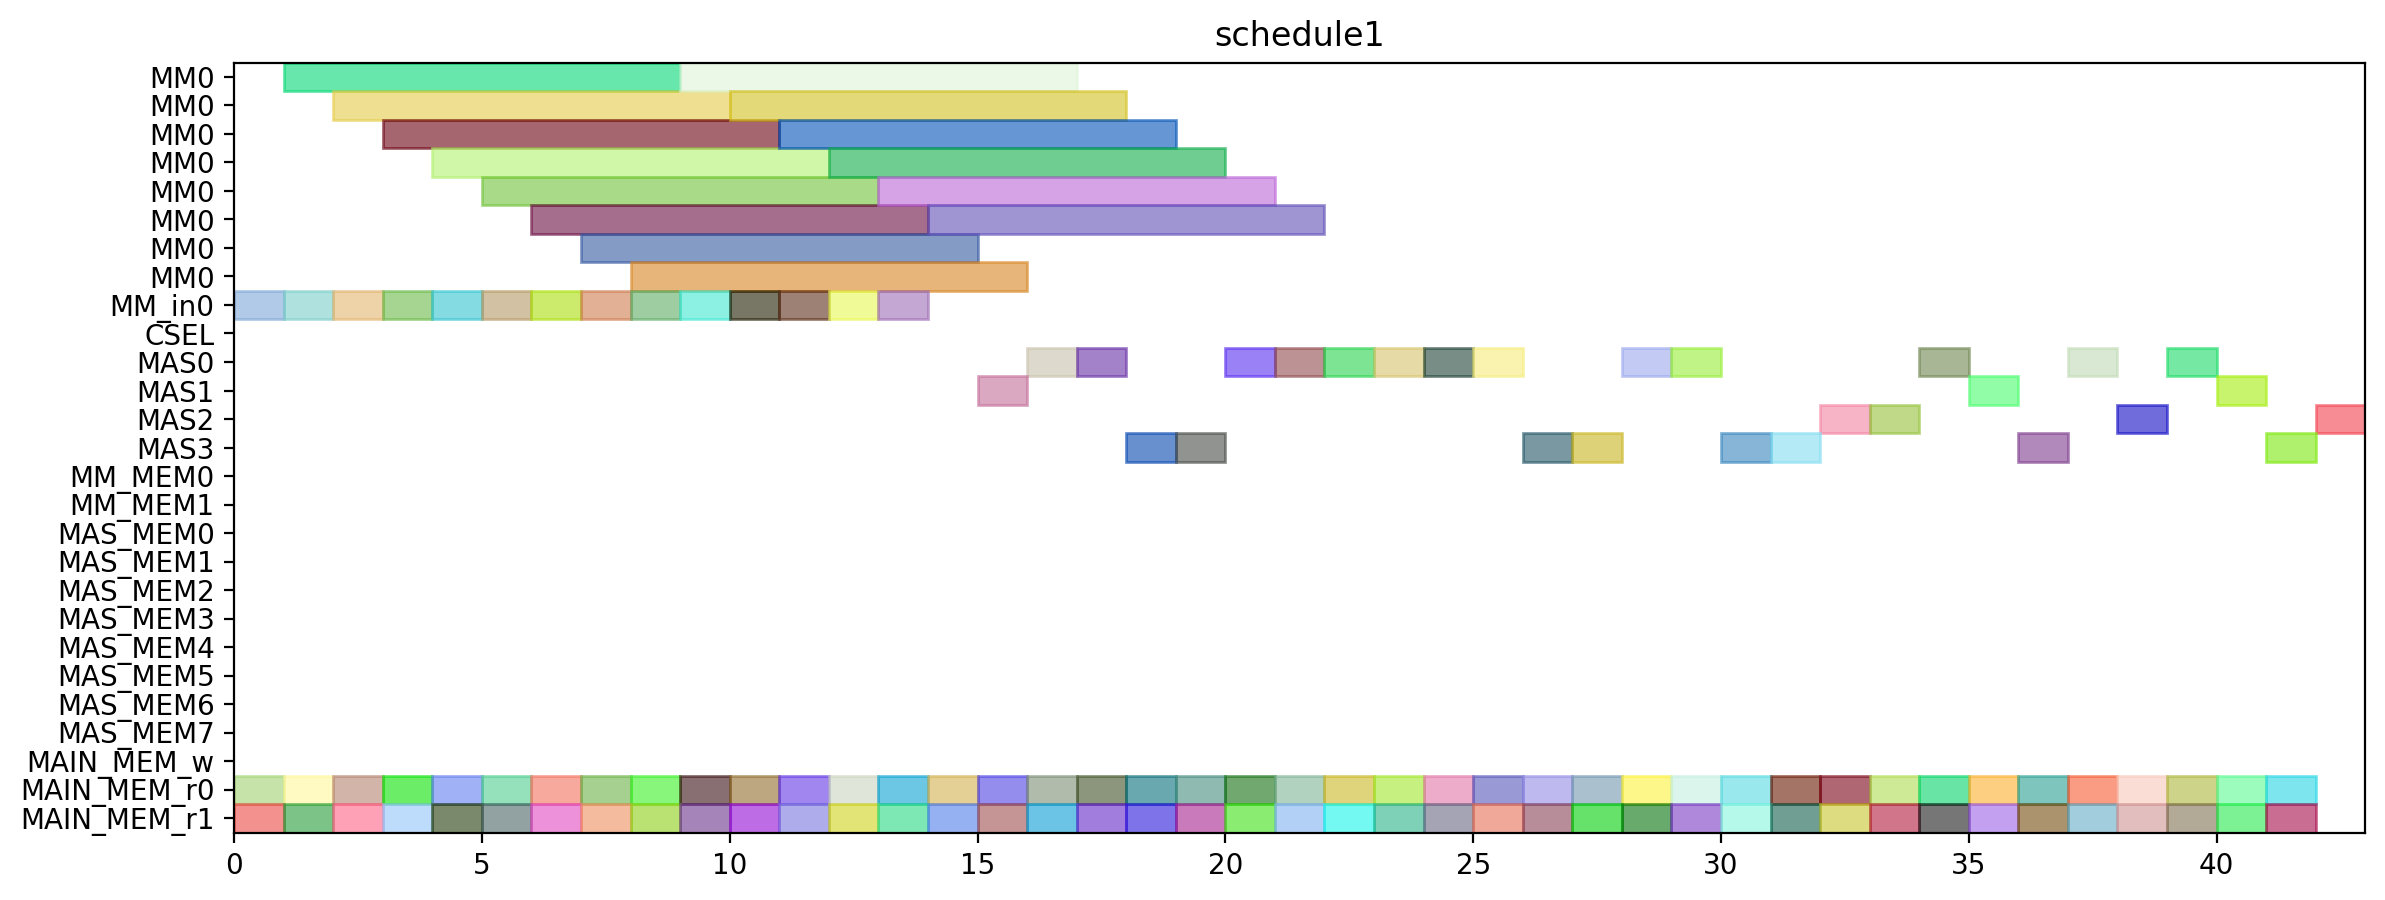

The script that drew this image:
from pyschedule import Scenario, solvers, plotters, alt


def solve():
	horizon = 151
	S = Scenario("schedule1", horizon=horizon)

	# resource
	MM = S.Resources('MM', num=1, size=8)
	MM_in = S.Resources('MM_in', num=1)
	CSEL = S.Resource('CSEL')
	MAS = S.Resources('MAS', num=4, size=1, periods=range(1, horizon))
	MM_MEM = S.Resources('MM_MEM', num=2)
	MAS_MEM = S.Resources('MAS_MEM', num=8)
	MAIN_MEM_w = S.Resource('MAIN_MEM_w', size=1)
	MAIN_MEM_r = S.Resources('MAIN_MEM_r', num=2)

	# result of previous scheduling
	t4_t8_t1_in = S.Task('t4_t8_t1_in', length=1, delay_cost=1)
	S += t4_t8_t1_in >= 0
	t4_t8_t1_in += MM_in[0]

	t4_t8_t1_mem0 = S.Task('t4_t8_t1_mem0', length=1, delay_cost=1)
	S += t4_t8_t1_mem0 >= 0
	t4_t8_t1_mem0 += MAIN_MEM_r[0]

	t4_t8_t1_mem1 = S.Task('t4_t8_t1_mem1', length=1, delay_cost=1)
	S += t4_t8_t1_mem1 >= 0
	t4_t8_t1_mem1 += MAIN_MEM_r[1]

	t4_t1_t1_in = S.Task('t4_t1_t1_in', length=1, delay_cost=1)
	S += t4_t1_t1_in >= 1
	t4_t1_t1_in += MM_in[0]

	t4_t1_t1_mem0 = S.Task('t4_t1_t1_mem0', length=1, delay_cost=1)
	S += t4_t1_t1_mem0 >= 1
	t4_t1_t1_mem0 += MAIN_MEM_r[0]

	t4_t1_t1_mem1 = S.Task('t4_t1_t1_mem1', length=1, delay_cost=1)
	S += t4_t1_t1_mem1 >= 1
	t4_t1_t1_mem1 += MAIN_MEM_r[1]

	t4_t8_t1 = S.Task('t4_t8_t1', length=8, delay_cost=1)
	S += t4_t8_t1 >= 1
	t4_t8_t1 += MM[0]

	t4_t1_t0_in = S.Task('t4_t1_t0_in', length=1, delay_cost=1)
	S += t4_t1_t0_in >= 2
	t4_t1_t0_in += MM_in[0]

	t4_t1_t0_mem0 = S.Task('t4_t1_t0_mem0', length=1, delay_cost=1)
	S += t4_t1_t0_mem0 >= 2
	t4_t1_t0_mem0 += MAIN_MEM_r[0]

	t4_t1_t0_mem1 = S.Task('t4_t1_t0_mem1', length=1, delay_cost=1)
	S += t4_t1_t0_mem1 >= 2
	t4_t1_t0_mem1 += MAIN_MEM_r[1]

	t4_t1_t1 = S.Task('t4_t1_t1', length=8, delay_cost=1)
	S += t4_t1_t1 >= 2
	t4_t1_t1 += MM[0]

	t4_t1_t0 = S.Task('t4_t1_t0', length=8, delay_cost=1)
	S += t4_t1_t0 >= 3
	t4_t1_t0 += MM[0]

	t4_t8_t0_in = S.Task('t4_t8_t0_in', length=1, delay_cost=1)
	S += t4_t8_t0_in >= 3
	t4_t8_t0_in += MM_in[0]

	t4_t8_t0_mem0 = S.Task('t4_t8_t0_mem0', length=1, delay_cost=1)
	S += t4_t8_t0_mem0 >= 3
	t4_t8_t0_mem0 += MAIN_MEM_r[0]

	t4_t8_t0_mem1 = S.Task('t4_t8_t0_mem1', length=1, delay_cost=1)
	S += t4_t8_t0_mem1 >= 3
	t4_t8_t0_mem1 += MAIN_MEM_r[1]

	t2_t1_in = S.Task('t2_t1_in', length=1, delay_cost=1)
	S += t2_t1_in >= 4
	t2_t1_in += MM_in[0]

	t2_t1_mem0 = S.Task('t2_t1_mem0', length=1, delay_cost=1)
	S += t2_t1_mem0 >= 4
	t2_t1_mem0 += MAIN_MEM_r[0]

	t2_t1_mem1 = S.Task('t2_t1_mem1', length=1, delay_cost=1)
	S += t2_t1_mem1 >= 4
	t2_t1_mem1 += MAIN_MEM_r[1]

	t4_t8_t0 = S.Task('t4_t8_t0', length=8, delay_cost=1)
	S += t4_t8_t0 >= 4
	t4_t8_t0 += MM[0]

	t2_t0_in = S.Task('t2_t0_in', length=1, delay_cost=1)
	S += t2_t0_in >= 5
	t2_t0_in += MM_in[0]

	t2_t0_mem0 = S.Task('t2_t0_mem0', length=1, delay_cost=1)
	S += t2_t0_mem0 >= 5
	t2_t0_mem0 += MAIN_MEM_r[0]

	t2_t0_mem1 = S.Task('t2_t0_mem1', length=1, delay_cost=1)
	S += t2_t0_mem1 >= 5
	t2_t0_mem1 += MAIN_MEM_r[1]

	t2_t1 = S.Task('t2_t1', length=8, delay_cost=1)
	S += t2_t1 >= 5
	t2_t1 += MM[0]

	t1_t0_in = S.Task('t1_t0_in', length=1, delay_cost=1)
	S += t1_t0_in >= 6
	t1_t0_in += MM_in[0]

	t1_t0_mem0 = S.Task('t1_t0_mem0', length=1, delay_cost=1)
	S += t1_t0_mem0 >= 6
	t1_t0_mem0 += MAIN_MEM_r[0]

	t1_t0_mem1 = S.Task('t1_t0_mem1', length=1, delay_cost=1)
	S += t1_t0_mem1 >= 6
	t1_t0_mem1 += MAIN_MEM_r[1]

	t2_t0 = S.Task('t2_t0', length=8, delay_cost=1)
	S += t2_t0 >= 6
	t2_t0 += MM[0]

	t1_t0 = S.Task('t1_t0', length=8, delay_cost=1)
	S += t1_t0 >= 7
	t1_t0 += MM[0]

	t4_t2_t0_in = S.Task('t4_t2_t0_in', length=1, delay_cost=1)
	S += t4_t2_t0_in >= 7
	t4_t2_t0_in += MM_in[0]

	t4_t2_t0_mem0 = S.Task('t4_t2_t0_mem0', length=1, delay_cost=1)
	S += t4_t2_t0_mem0 >= 7
	t4_t2_t0_mem0 += MAIN_MEM_r[0]

	t4_t2_t0_mem1 = S.Task('t4_t2_t0_mem1', length=1, delay_cost=1)
	S += t4_t2_t0_mem1 >= 7
	t4_t2_t0_mem1 += MAIN_MEM_r[1]

	t0_t1_in = S.Task('t0_t1_in', length=1, delay_cost=1)
	S += t0_t1_in >= 8
	t0_t1_in += MM_in[0]

	t0_t1_mem0 = S.Task('t0_t1_mem0', length=1, delay_cost=1)
	S += t0_t1_mem0 >= 8
	t0_t1_mem0 += MAIN_MEM_r[0]

	t0_t1_mem1 = S.Task('t0_t1_mem1', length=1, delay_cost=1)
	S += t0_t1_mem1 >= 8
	t0_t1_mem1 += MAIN_MEM_r[1]

	t4_t2_t0 = S.Task('t4_t2_t0', length=8, delay_cost=1)
	S += t4_t2_t0 >= 8
	t4_t2_t0 += MM[0]

	t0_t1 = S.Task('t0_t1', length=8, delay_cost=1)
	S += t0_t1 >= 9
	t0_t1 += MM[0]

	t4_t2_t1_in = S.Task('t4_t2_t1_in', length=1, delay_cost=1)
	S += t4_t2_t1_in >= 9
	t4_t2_t1_in += MM_in[0]

	t4_t2_t1_mem0 = S.Task('t4_t2_t1_mem0', length=1, delay_cost=1)
	S += t4_t2_t1_mem0 >= 9
	t4_t2_t1_mem0 += MAIN_MEM_r[0]

	t4_t2_t1_mem1 = S.Task('t4_t2_t1_mem1', length=1, delay_cost=1)
	S += t4_t2_t1_mem1 >= 9
	t4_t2_t1_mem1 += MAIN_MEM_r[1]

	t4_t0_t1_in = S.Task('t4_t0_t1_in', length=1, delay_cost=1)
	S += t4_t0_t1_in >= 10
	t4_t0_t1_in += MM_in[0]

	t4_t0_t1_mem0 = S.Task('t4_t0_t1_mem0', length=1, delay_cost=1)
	S += t4_t0_t1_mem0 >= 10
	t4_t0_t1_mem0 += MAIN_MEM_r[0]

	t4_t0_t1_mem1 = S.Task('t4_t0_t1_mem1', length=1, delay_cost=1)
	S += t4_t0_t1_mem1 >= 10
	t4_t0_t1_mem1 += MAIN_MEM_r[1]

	t4_t2_t1 = S.Task('t4_t2_t1', length=8, delay_cost=1)
	S += t4_t2_t1 >= 10
	t4_t2_t1 += MM[0]

	t4_t0_t0_in = S.Task('t4_t0_t0_in', length=1, delay_cost=1)
	S += t4_t0_t0_in >= 11
	t4_t0_t0_in += MM_in[0]

	t4_t0_t0_mem0 = S.Task('t4_t0_t0_mem0', length=1, delay_cost=1)
	S += t4_t0_t0_mem0 >= 11
	t4_t0_t0_mem0 += MAIN_MEM_r[0]

	t4_t0_t0_mem1 = S.Task('t4_t0_t0_mem1', length=1, delay_cost=1)
	S += t4_t0_t0_mem1 >= 11
	t4_t0_t0_mem1 += MAIN_MEM_r[1]

	t4_t0_t1 = S.Task('t4_t0_t1', length=8, delay_cost=1)
	S += t4_t0_t1 >= 11
	t4_t0_t1 += MM[0]

	t1_t1_in = S.Task('t1_t1_in', length=1, delay_cost=1)
	S += t1_t1_in >= 12
	t1_t1_in += MM_in[0]

	t1_t1_mem0 = S.Task('t1_t1_mem0', length=1, delay_cost=1)
	S += t1_t1_mem0 >= 12
	t1_t1_mem0 += MAIN_MEM_r[0]

	t1_t1_mem1 = S.Task('t1_t1_mem1', length=1, delay_cost=1)
	S += t1_t1_mem1 >= 12
	t1_t1_mem1 += MAIN_MEM_r[1]

	t4_t0_t0 = S.Task('t4_t0_t0', length=8, delay_cost=1)
	S += t4_t0_t0 >= 12
	t4_t0_t0 += MM[0]

	t0_t0_in = S.Task('t0_t0_in', length=1, delay_cost=1)
	S += t0_t0_in >= 13
	t0_t0_in += MM_in[0]

	t0_t0_mem0 = S.Task('t0_t0_mem0', length=1, delay_cost=1)
	S += t0_t0_mem0 >= 13
	t0_t0_mem0 += MAIN_MEM_r[0]

	t0_t0_mem1 = S.Task('t0_t0_mem1', length=1, delay_cost=1)
	S += t0_t0_mem1 >= 13
	t0_t0_mem1 += MAIN_MEM_r[1]

	t1_t1 = S.Task('t1_t1', length=8, delay_cost=1)
	S += t1_t1 >= 13
	t1_t1 += MM[0]

	t0_t0 = S.Task('t0_t0', length=8, delay_cost=1)
	S += t0_t0 >= 14
	t0_t0 += MM[0]

	t1_t2_mem0 = S.Task('t1_t2_mem0', length=1, delay_cost=1)
	S += t1_t2_mem0 >= 14
	t1_t2_mem0 += MAIN_MEM_r[0]

	t1_t2_mem1 = S.Task('t1_t2_mem1', length=1, delay_cost=1)
	S += t1_t2_mem1 >= 14
	t1_t2_mem1 += MAIN_MEM_r[1]

	t1_t2 = S.Task('t1_t2', length=1, delay_cost=1)
	S += t1_t2 >= 15
	t1_t2 += MAS[1]

	t4_t51_mem0 = S.Task('t4_t51_mem0', length=1, delay_cost=1)
	S += t4_t51_mem0 >= 15
	t4_t51_mem0 += MAIN_MEM_r[0]

	t4_t51_mem1 = S.Task('t4_t51_mem1', length=1, delay_cost=1)
	S += t4_t51_mem1 >= 15
	t4_t51_mem1 += MAIN_MEM_r[1]

	t4_t0_t2_mem0 = S.Task('t4_t0_t2_mem0', length=1, delay_cost=1)
	S += t4_t0_t2_mem0 >= 16
	t4_t0_t2_mem0 += MAIN_MEM_r[0]

	t4_t0_t2_mem1 = S.Task('t4_t0_t2_mem1', length=1, delay_cost=1)
	S += t4_t0_t2_mem1 >= 16
	t4_t0_t2_mem1 += MAIN_MEM_r[1]

	t4_t51 = S.Task('t4_t51', length=1, delay_cost=1)
	S += t4_t51 >= 16
	t4_t51 += MAS[0]

	t0_t2_mem0 = S.Task('t0_t2_mem0', length=1, delay_cost=1)
	S += t0_t2_mem0 >= 17
	t0_t2_mem0 += MAIN_MEM_r[0]

	t0_t2_mem1 = S.Task('t0_t2_mem1', length=1, delay_cost=1)
	S += t0_t2_mem1 >= 17
	t0_t2_mem1 += MAIN_MEM_r[1]

	t4_t0_t2 = S.Task('t4_t0_t2', length=1, delay_cost=1)
	S += t4_t0_t2 >= 17
	t4_t0_t2 += MAS[0]

	t0_t2 = S.Task('t0_t2', length=1, delay_cost=1)
	S += t0_t2 >= 18
	t0_t2 += MAS[3]

	t2_t3_mem0 = S.Task('t2_t3_mem0', length=1, delay_cost=1)
	S += t2_t3_mem0 >= 18
	t2_t3_mem0 += MAIN_MEM_r[0]

	t2_t3_mem1 = S.Task('t2_t3_mem1', length=1, delay_cost=1)
	S += t2_t3_mem1 >= 18
	t2_t3_mem1 += MAIN_MEM_r[1]

	t0_t3_mem0 = S.Task('t0_t3_mem0', length=1, delay_cost=1)
	S += t0_t3_mem0 >= 19
	t0_t3_mem0 += MAIN_MEM_r[0]

	t0_t3_mem1 = S.Task('t0_t3_mem1', length=1, delay_cost=1)
	S += t0_t3_mem1 >= 19
	t0_t3_mem1 += MAIN_MEM_r[1]

	t2_t3 = S.Task('t2_t3', length=1, delay_cost=1)
	S += t2_t3 >= 19
	t2_t3 += MAS[3]

	t0_t3 = S.Task('t0_t3', length=1, delay_cost=1)
	S += t0_t3 >= 20
	t0_t3 += MAS[0]

	t4_t0_t3_mem0 = S.Task('t4_t0_t3_mem0', length=1, delay_cost=1)
	S += t4_t0_t3_mem0 >= 20
	t4_t0_t3_mem0 += MAIN_MEM_r[0]

	t4_t0_t3_mem1 = S.Task('t4_t0_t3_mem1', length=1, delay_cost=1)
	S += t4_t0_t3_mem1 >= 20
	t4_t0_t3_mem1 += MAIN_MEM_r[1]

	t2_t2_mem0 = S.Task('t2_t2_mem0', length=1, delay_cost=1)
	S += t2_t2_mem0 >= 21
	t2_t2_mem0 += MAIN_MEM_r[0]

	t2_t2_mem1 = S.Task('t2_t2_mem1', length=1, delay_cost=1)
	S += t2_t2_mem1 >= 21
	t2_t2_mem1 += MAIN_MEM_r[1]

	t4_t0_t3 = S.Task('t4_t0_t3', length=1, delay_cost=1)
	S += t4_t0_t3 >= 21
	t4_t0_t3 += MAS[0]

	t2_t2 = S.Task('t2_t2', length=1, delay_cost=1)
	S += t2_t2 >= 22
	t2_t2 += MAS[0]

	t4_t50_mem0 = S.Task('t4_t50_mem0', length=1, delay_cost=1)
	S += t4_t50_mem0 >= 22
	t4_t50_mem0 += MAIN_MEM_r[0]

	t4_t50_mem1 = S.Task('t4_t50_mem1', length=1, delay_cost=1)
	S += t4_t50_mem1 >= 22
	t4_t50_mem1 += MAIN_MEM_r[1]

	t4_t41_mem0 = S.Task('t4_t41_mem0', length=1, delay_cost=1)
	S += t4_t41_mem0 >= 23
	t4_t41_mem0 += MAIN_MEM_r[0]

	t4_t41_mem1 = S.Task('t4_t41_mem1', length=1, delay_cost=1)
	S += t4_t41_mem1 >= 23
	t4_t41_mem1 += MAIN_MEM_r[1]

	t4_t50 = S.Task('t4_t50', length=1, delay_cost=1)
	S += t4_t50 >= 23
	t4_t50 += MAS[0]

	t1_t3_mem0 = S.Task('t1_t3_mem0', length=1, delay_cost=1)
	S += t1_t3_mem0 >= 24
	t1_t3_mem0 += MAIN_MEM_r[0]

	t1_t3_mem1 = S.Task('t1_t3_mem1', length=1, delay_cost=1)
	S += t1_t3_mem1 >= 24
	t1_t3_mem1 += MAIN_MEM_r[1]

	t4_t41 = S.Task('t4_t41', length=1, delay_cost=1)
	S += t4_t41 >= 24
	t4_t41 += MAS[0]

	t1_t3 = S.Task('t1_t3', length=1, delay_cost=1)
	S += t1_t3 >= 25
	t1_t3 += MAS[0]

	t4_t40_mem0 = S.Task('t4_t40_mem0', length=1, delay_cost=1)
	S += t4_t40_mem0 >= 25
	t4_t40_mem0 += MAIN_MEM_r[0]

	t4_t40_mem1 = S.Task('t4_t40_mem1', length=1, delay_cost=1)
	S += t4_t40_mem1 >= 25
	t4_t40_mem1 += MAIN_MEM_r[1]

	t4_t2_t3_mem0 = S.Task('t4_t2_t3_mem0', length=1, delay_cost=1)
	S += t4_t2_t3_mem0 >= 26
	t4_t2_t3_mem0 += MAIN_MEM_r[0]

	t4_t2_t3_mem1 = S.Task('t4_t2_t3_mem1', length=1, delay_cost=1)
	S += t4_t2_t3_mem1 >= 26
	t4_t2_t3_mem1 += MAIN_MEM_r[1]

	t4_t40 = S.Task('t4_t40', length=1, delay_cost=1)
	S += t4_t40 >= 26
	t4_t40 += MAS[3]

	t4_t2_t2_mem0 = S.Task('t4_t2_t2_mem0', length=1, delay_cost=1)
	S += t4_t2_t2_mem0 >= 27
	t4_t2_t2_mem0 += MAIN_MEM_r[0]

	t4_t2_t2_mem1 = S.Task('t4_t2_t2_mem1', length=1, delay_cost=1)
	S += t4_t2_t2_mem1 >= 27
	t4_t2_t2_mem1 += MAIN_MEM_r[1]

	t4_t2_t3 = S.Task('t4_t2_t3', length=1, delay_cost=1)
	S += t4_t2_t3 >= 27
	t4_t2_t3 += MAS[3]

	t4_t1_t3_mem0 = S.Task('t4_t1_t3_mem0', length=1, delay_cost=1)
	S += t4_t1_t3_mem0 >= 28
	t4_t1_t3_mem0 += MAIN_MEM_r[0]

	t4_t1_t3_mem1 = S.Task('t4_t1_t3_mem1', length=1, delay_cost=1)
	S += t4_t1_t3_mem1 >= 28
	t4_t1_t3_mem1 += MAIN_MEM_r[1]

	t4_t2_t2 = S.Task('t4_t2_t2', length=1, delay_cost=1)
	S += t4_t2_t2 >= 28
	t4_t2_t2 += MAS[0]

	t4_t1_t2_mem0 = S.Task('t4_t1_t2_mem0', length=1, delay_cost=1)
	S += t4_t1_t2_mem0 >= 29
	t4_t1_t2_mem0 += MAIN_MEM_r[0]

	t4_t1_t2_mem1 = S.Task('t4_t1_t2_mem1', length=1, delay_cost=1)
	S += t4_t1_t2_mem1 >= 29
	t4_t1_t2_mem1 += MAIN_MEM_r[1]

	t4_t1_t3 = S.Task('t4_t1_t3', length=1, delay_cost=1)
	S += t4_t1_t3 >= 29
	t4_t1_t3 += MAS[0]

	t4_t1_t2 = S.Task('t4_t1_t2', length=1, delay_cost=1)
	S += t4_t1_t2 >= 30
	t4_t1_t2 += MAS[3]


	# new tasks
	t4_t8_t2 = S.Task('t4_t8_t2', length=1, delay_cost=1)
	t4_t8_t2 += alt(MAS)
	t4_t8_t2_mem0 = S.Task('t4_t8_t2_mem0', length=1, delay_cost=1)
	t4_t8_t2_mem0 += MAIN_MEM_r[0]
	S += t4_t8_t2_mem0 <= t4_t8_t2

	t4_t8_t2_mem1 = S.Task('t4_t8_t2_mem1', length=1, delay_cost=1)
	t4_t8_t2_mem1 += MAIN_MEM_r[1]
	S += t4_t8_t2_mem1 <= t4_t8_t2

	t4_t8_t3 = S.Task('t4_t8_t3', length=1, delay_cost=1)
	t4_t8_t3 += alt(MAS)
	t4_t8_t3_mem0 = S.Task('t4_t8_t3_mem0', length=1, delay_cost=1)
	t4_t8_t3_mem0 += MAIN_MEM_r[0]
	S += t4_t8_t3_mem0 <= t4_t8_t3

	t4_t8_t3_mem1 = S.Task('t4_t8_t3_mem1', length=1, delay_cost=1)
	t4_t8_t3_mem1 += MAIN_MEM_r[1]
	S += t4_t8_t3_mem1 <= t4_t8_t3

	t70 = S.Task('t70', length=1, delay_cost=1)
	t70 += alt(MAS)
	t70_mem0 = S.Task('t70_mem0', length=1, delay_cost=1)
	t70_mem0 += MAIN_MEM_r[0]
	S += t70_mem0 <= t70

	t70_mem1 = S.Task('t70_mem1', length=1, delay_cost=1)
	t70_mem1 += MAIN_MEM_r[1]
	S += t70_mem1 <= t70

	t71 = S.Task('t71', length=1, delay_cost=1)
	t71 += alt(MAS)
	t71_mem0 = S.Task('t71_mem0', length=1, delay_cost=1)
	t71_mem0 += MAIN_MEM_r[0]
	S += t71_mem0 <= t71

	t71_mem1 = S.Task('t71_mem1', length=1, delay_cost=1)
	t71_mem1 += MAIN_MEM_r[1]
	S += t71_mem1 <= t71

	t80 = S.Task('t80', length=1, delay_cost=1)
	t80 += alt(MAS)
	t80_mem0 = S.Task('t80_mem0', length=1, delay_cost=1)
	t80_mem0 += MAIN_MEM_r[0]
	S += t80_mem0 <= t80

	t80_mem1 = S.Task('t80_mem1', length=1, delay_cost=1)
	t80_mem1 += MAIN_MEM_r[1]
	S += t80_mem1 <= t80

	t81 = S.Task('t81', length=1, delay_cost=1)
	t81 += alt(MAS)
	t81_mem0 = S.Task('t81_mem0', length=1, delay_cost=1)
	t81_mem0 += MAIN_MEM_r[0]
	S += t81_mem0 <= t81

	t81_mem1 = S.Task('t81_mem1', length=1, delay_cost=1)
	t81_mem1 += MAIN_MEM_r[1]
	S += t81_mem1 <= t81

	t90 = S.Task('t90', length=1, delay_cost=1)
	t90 += alt(MAS)
	t90_mem0 = S.Task('t90_mem0', length=1, delay_cost=1)
	t90_mem0 += MAIN_MEM_r[0]
	S += t90_mem0 <= t90

	t90_mem1 = S.Task('t90_mem1', length=1, delay_cost=1)
	t90_mem1 += MAIN_MEM_r[1]
	S += t90_mem1 <= t90

	t91 = S.Task('t91', length=1, delay_cost=1)
	t91 += alt(MAS)
	t91_mem0 = S.Task('t91_mem0', length=1, delay_cost=1)
	t91_mem0 += MAIN_MEM_r[0]
	S += t91_mem0 <= t91

	t91_mem1 = S.Task('t91_mem1', length=1, delay_cost=1)
	t91_mem1 += MAIN_MEM_r[1]
	S += t91_mem1 <= t91

	t100 = S.Task('t100', length=1, delay_cost=1)
	t100 += alt(MAS)
	t100_mem0 = S.Task('t100_mem0', length=1, delay_cost=1)
	t100_mem0 += MAIN_MEM_r[0]
	S += t100_mem0 <= t100

	t100_mem1 = S.Task('t100_mem1', length=1, delay_cost=1)
	t100_mem1 += MAIN_MEM_r[1]
	S += t100_mem1 <= t100

	t101 = S.Task('t101', length=1, delay_cost=1)
	t101 += alt(MAS)
	t101_mem0 = S.Task('t101_mem0', length=1, delay_cost=1)
	t101_mem0 += MAIN_MEM_r[0]
	S += t101_mem0 <= t101

	t101_mem1 = S.Task('t101_mem1', length=1, delay_cost=1)
	t101_mem1 += MAIN_MEM_r[1]
	S += t101_mem1 <= t101

	t5_t0_t2 = S.Task('t5_t0_t2', length=1, delay_cost=1)
	t5_t0_t2 += alt(MAS)
	t5_t0_t2_mem0 = S.Task('t5_t0_t2_mem0', length=1, delay_cost=1)
	t5_t0_t2_mem0 += MAIN_MEM_r[0]
	S += t5_t0_t2_mem0 <= t5_t0_t2

	t5_t0_t2_mem1 = S.Task('t5_t0_t2_mem1', length=1, delay_cost=1)
	t5_t0_t2_mem1 += MAIN_MEM_r[1]
	S += t5_t0_t2_mem1 <= t5_t0_t2

	t5_t8_t2 = S.Task('t5_t8_t2', length=1, delay_cost=1)
	t5_t8_t2 += alt(MAS)
	t5_t8_t2_mem0 = S.Task('t5_t8_t2_mem0', length=1, delay_cost=1)
	t5_t8_t2_mem0 += MAIN_MEM_r[0]
	S += t5_t8_t2_mem0 <= t5_t8_t2

	t5_t8_t2_mem1 = S.Task('t5_t8_t2_mem1', length=1, delay_cost=1)
	t5_t8_t2_mem1 += MAIN_MEM_r[1]
	S += t5_t8_t2_mem1 <= t5_t8_t2

	solvers.mip.solve(S,msg=1,kind='CPLEX',ratio_gap=1.01)

	solution = [['hoge']*len(S.solution()[1]) for i in range(len(S.solution()))]
	for i in range(len(S.solution())):
		for j in range(len(S.solution()[i])):
			solution[i][j]=str(S.solution()[i][j])
	print(solution)

	cycles = int(solution[-1][3])

	pic_file_name = "/home/mfukuda/ABE/multiRAM_multiMAS_16mux/scheduling_result/stage8MM1_stage1MAS4/SPARSE/schedule1.png"
	if(S.solution() != []):
		plotters.matplotlib.plot(S,img_filename=pic_file_name, show_task_labels=False, fig_size=(cycles*0.25+3, 5))

	return solution
